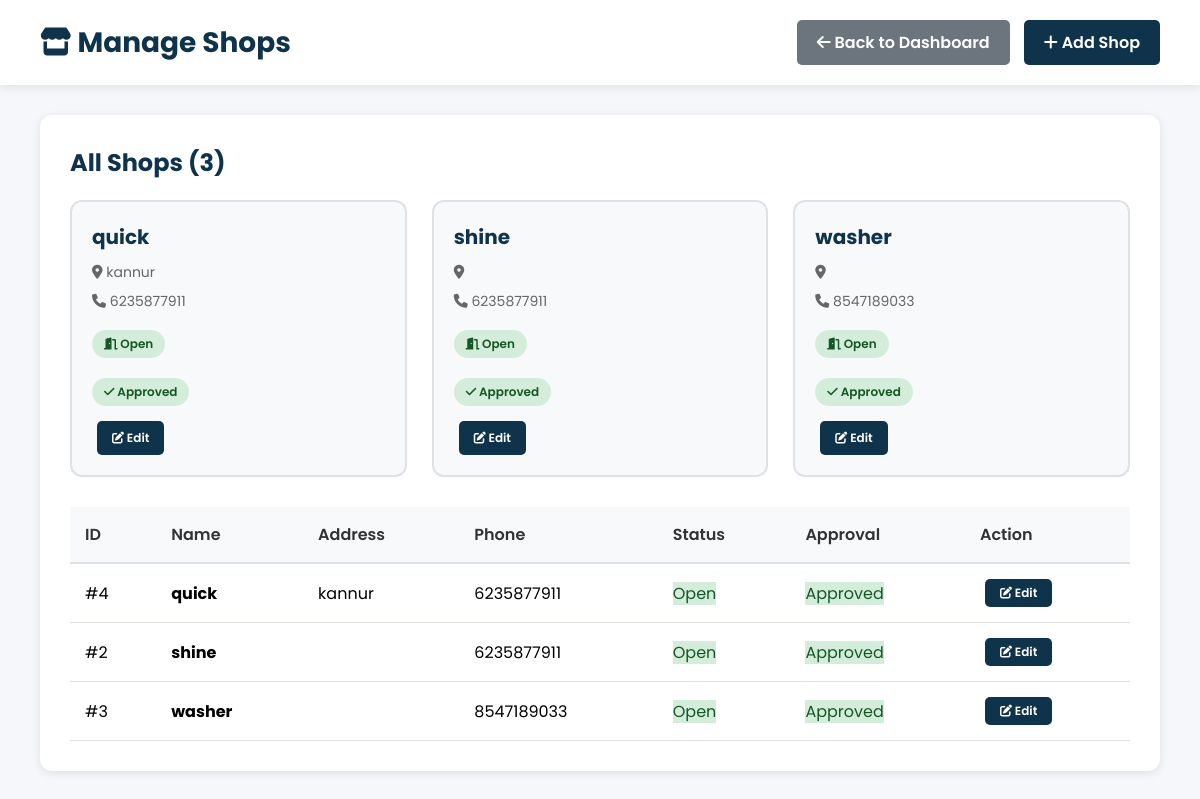
Page /admin-panel/shops/ (signed in) on the earlier database version.
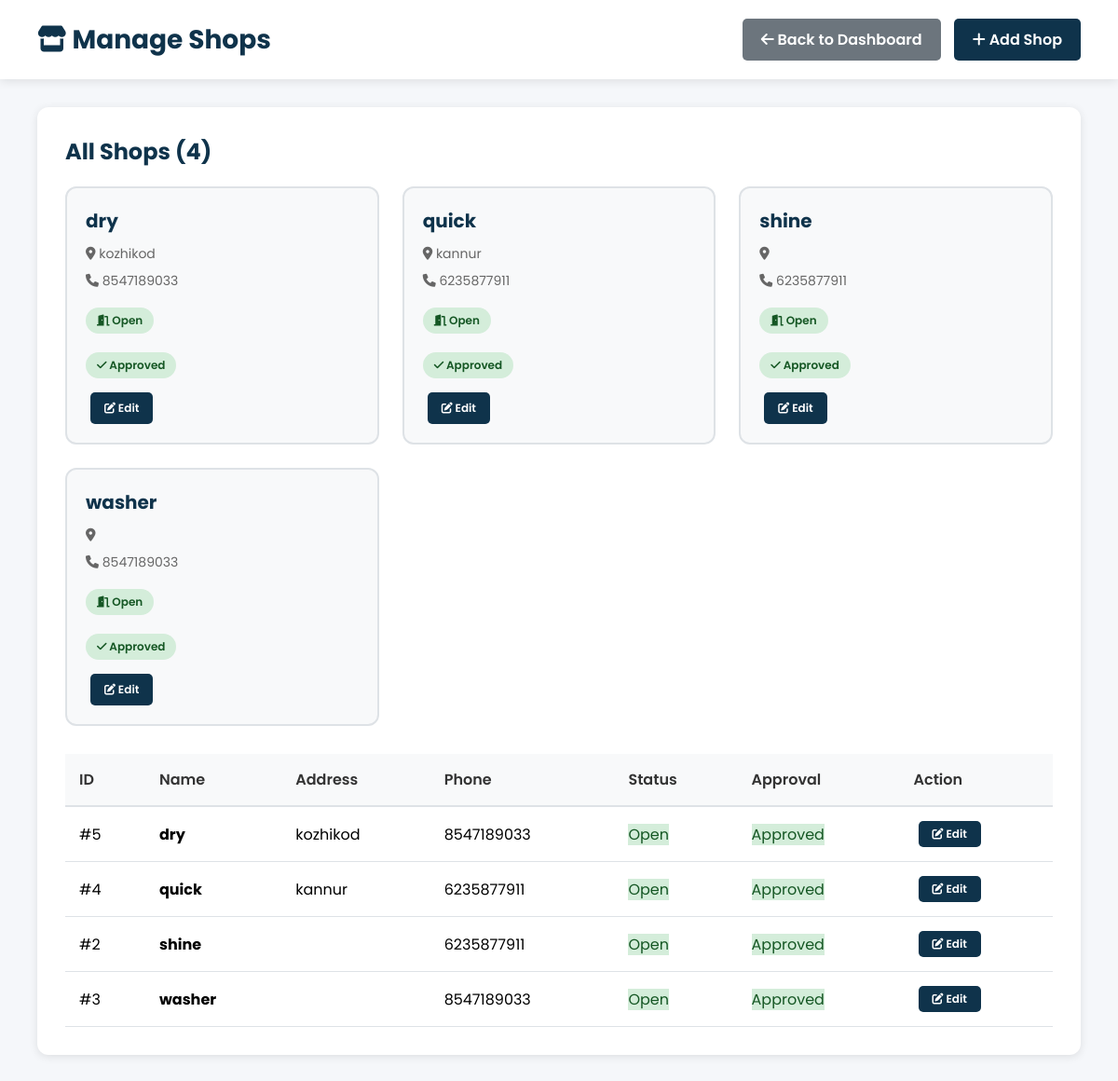
Same page on the later database version.
### shop/models.py (models this page shows, shortened)
class LaundryShop(models.Model):
    name = models.CharField(max_length=100, unique=True)
    email = models.EmailField(unique=True)
    password = models.CharField(max_length=128, blank=True)
    address = models.TextField(blank=True)
    phone = models.CharField(max_length=15, blank=True)
    city = models.CharField(max_length=100, blank=True)
    latitude = models.FloatField(blank=True, null=True)
    longitude = models.FloatField(blank=True, null=True)
    is_approved = models.BooleanField(default=False)
    is_open = models.BooleanField(default=True)
    created_at = models.DateTimeField(default=timezone.now)
    razorpay_account_id = models.CharField(
        max_length=100,
        blank=True,
        null=True,
        help_text="Razorpay Account ID for marketplace payments"
    )
    razorpay_key_id = models.CharField(
        max_length=100,
        blank=True,
        null=True,
        help_text="Razorpay Key ID for shop payments"
    )
    razorpay_key_secret = models.CharField(
        max_length=100,
        blank=True,
        null=True,
        help_text="Razorpay Key Secret for shop payments"
    )
    bank_account_holder_name = models.CharField(
        max_length=100,
        blank=True,
        null=True,
        help_text="Account holder name as per bank records"
    )
    bank_account_number = models.CharField(
        max_length=50,
        blank=True,
        null=True,
        help_text="Bank account number"
    )
    bank_ifsc_code = models.CharField(
        max_length=11,
        blank=True,
        null=True,
        help_text="IFSC code (e.g., HDFC0001234)"
    )
    bank_name = models.CharField(
        max_length=100,
        blank=True,
        null=True,
        help_text="Bank name (e.g., HDFC Bank, SBI)"
    )
    bank_branch = models.CharField(
        max_length=100,
        blank=True,
        null=True,
        help_text="Bank branch name"
    )
    bank_account_type = models.CharField(
        max_length=20,
        choices=[
            ('Savings', 'Savings'),
            ('Current', 'Current'),
        ],
        blank=True,
        null=True,
        help_text="Type of bank account"
    )

### shop/views.py (the view)
# urls.py: path("admin-panel/shops/", views.admin_shops, name="admin_shops"),
@login_required
@user_passes_test(is_staff_user, login_url='login')
def admin_shops(request):
    shops = LaundryShop.objects.all().order_by('name')
    context = {
        'shops': shops,
    }
    return render(request, 'admin_shops.html', context)

### shop/views.py (called while the page is built)
def is_staff_user(user):
    return user.is_authenticated and (user.is_staff or user.is_superuser)

### shop/templates/admin_shops.html (shortened to what the changed rows need)
{% load static %}
<!DOCTYPE html>
<html lang="en">
<head>
    <link rel="stylesheet" href="https://cdnjs.cloudflare.com/ajax/libs/font-awesome/6.0.0-beta3/css/all.min.css">
</head>
<body>
    <div class="admin-header">
        <h1><i class="fas fa-store"></i> {% if title %}{{ title }}{% else %}Manage Shops{% endif %}</h1>
    </div>
    <div class="admin-container">
        <div class="dashboard-section">
            <h2 style="margin-bottom: 20px; color: var(--primary-color);">
                {% if title %}{{ title }}{% else %}All Shops{% endif %} ({{ shops.count }})
            </h2>
            {% if shops %}
            <div class="shops-grid">
                {% for shop in shops %}
                <div class="shop-card">
                    <h3>{{ shop.name }}</h3>
                    <p><i class="fas fa-map-marker-alt"></i> {{ shop.address }}</p>
                    <p><i class="fas fa-phone"></i> {{ shop.phone }}</p>
                    <span class="status {% if shop.is_open %}status-open{% else %}status-closed{% endif %}">
                        {% if shop.is_open %}
                        <i class="fas fa-door-open"></i> Open
                        {% else %}
                        <i class="fas fa-door-closed"></i> Closed
                        {% endif %}
                    </span>
                    <div class="approval-status">
                        <span class="status {% if shop.is_approved %}status-approved{% else %}status-pending-approval{% endif %}">
                            {% if shop.is_approved %}
                            <i class="fas fa-check"></i> Approved
                            {% else %}
                            <i class="fas fa-clock"></i> Pending Approval
                            {% endif %}
                        </span>
                    </div>
                    <div style="margin-top: 15px;">
                        <a href="{% url 'admin_edit_shop' shop.id %}" class="btn btn-primary" style="font-size: 12px; padding: 8px 15px; margin-left: 5px;">
                            <i class="fas fa-edit"></i> Edit
                        </a>
                    </div>
                </div>
                {% endfor %}
            </div>
            <table class="data-table" style="margin-top: 30px;">
                <thead>
                    <tr>
                        <th>ID</th>
                        <th>Name</th>
                        <th>Address</th>
                        <th>Phone</th>
                        <th>Status</th>
                        <th>Approval</th>
                        <th>Action</th>
                    </tr>
                </thead>
                <tbody>
                    {% for shop in shops %}
                    <tr>
                        <td>#{{ shop.id }}</td>
                        <td><strong>{{ shop.name }}</strong></td>
                        <td>{{ shop.address }}</td>
                        <td>{{ shop.phone }}</td>
                        <td>
                            <span class="status {% if shop.is_open %}status-open{% else %}status-closed{% endif %}">
                                {% if shop.is_open %}Open{% else %}Closed{% endif %}
                            </span>
                        </td>
                        <td>
                            <span class="status {% if shop.is_approved %}status-approved{% else %}status-pending-approval{% endif %}">
                                {% if shop.is_approved %}Approved{% else %}Pending{% endif %}
                            </span>
                        </td>
                        <td>
                            <a href="{% url 'admin_edit_shop' shop.id %}" class="btn btn-primary" style="font-size: 12px; padding: 5px 15px; margin-left: 5px;">
                                <i class="fas fa-edit"></i> Edit
                            </a>
                        </td>
                    </tr>
                    {% endfor %}
                </tbody>
            </table>
            {% endif %}
        </div>
    </div>
</body>
</html>

Differences in the rows shown:
added LaundryShop: name "dry", address "kozhikod", phone "8547189033", is_open True (drawn), is_approved True (drawn), id "5"
Other differences:
{{ shops.count }}: "3" → "4"
